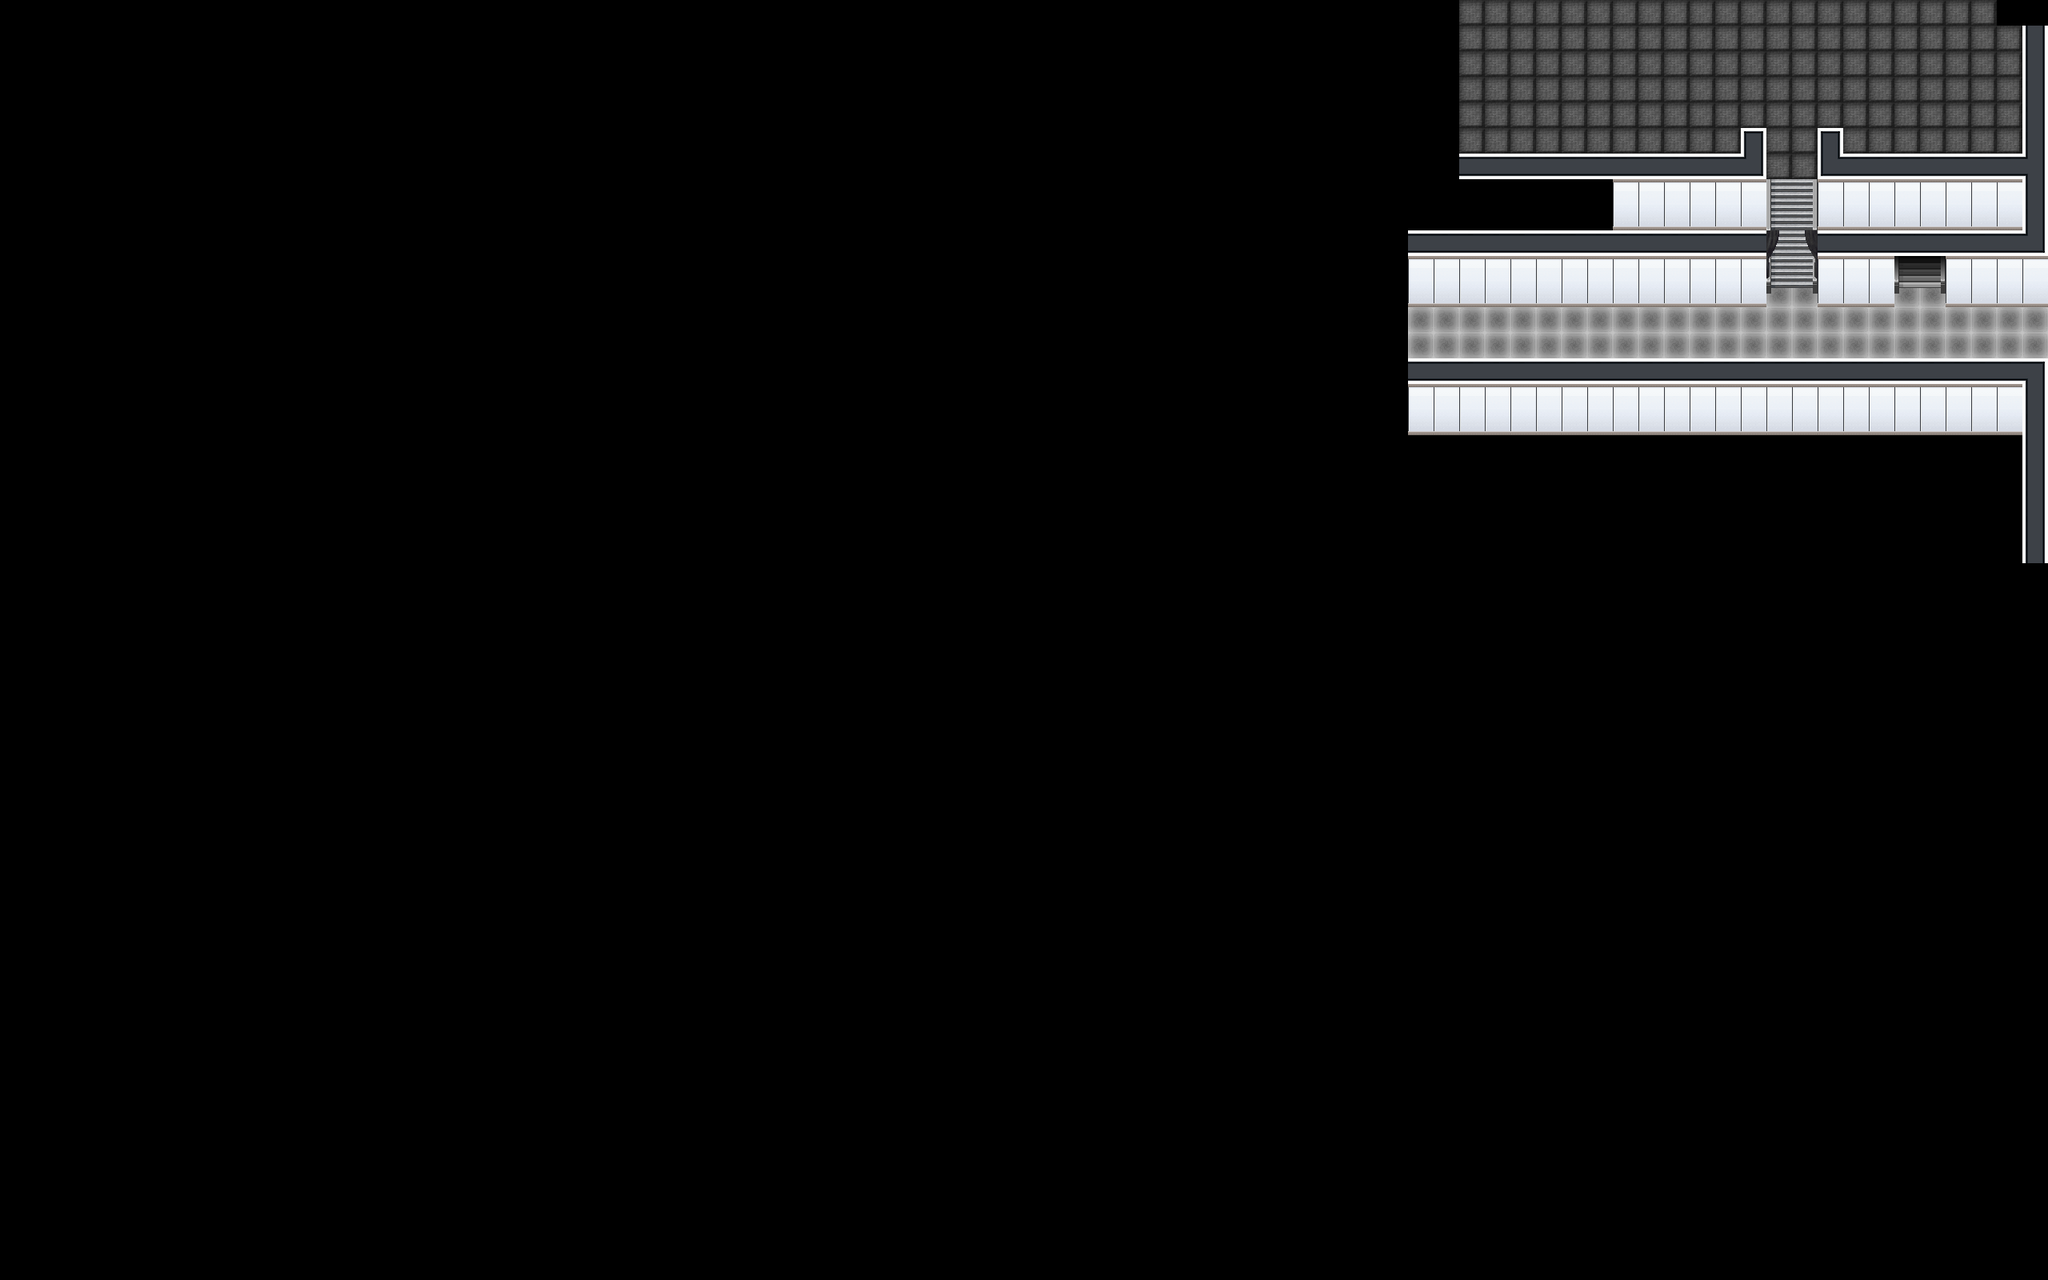

Below is a game level as drawn by its tile map, then a one-line description and the .tmx that defines it (tile-layer data replaced by summaries):
An orthogonal 80x50 tile map with 32x32 px tiles, 3 tile layers (bottom, bottom2, top), 7 tilesets.

<map version="1.5" tiledversion="1.6.0" orientation="orthogonal" renderorder="right-down" width="80" height="50" tilewidth="32" tileheight="32" infinite="0" nextlayerid="5" nextobjectid="1">
 <tileset firstgid="1" name="floortileset" tilewidth="32" tileheight="32" tilecount="64" columns="8">
  <image source="../Tilesets/floortileset.png" width="256" height="256" />
 </tileset>
 <tileset firstgid="65" name="HighBar" tilewidth="32" tileheight="32" tilecount="15" columns="5">
  <image source="../Tilesets/HighBar.png" width="172" height="96" />
 </tileset>
 <tileset firstgid="80" name="parquet" tilewidth="32" tileheight="32" tilecount="16" columns="4">
  <image source="../Tilesets/parquet.png" width="128" height="128" />
 </tileset>
 <tileset firstgid="96" name="tilesets_deviant_milkian_1" tilewidth="32" tileheight="32" tilecount="256" columns="16">
  <image source="../Tilesets/tilesets_deviant_milkian_1.png" width="512" height="512" />
 </tileset>
 <tileset firstgid="352" name="walls" tilewidth="32" tileheight="32" tilecount="240" columns="16">
  <image source="../Tilesets/walls.png" width="512" height="480" />
 </tileset>
 <tileset firstgid="592" name="walls2" tilewidth="32" tileheight="32" tilecount="256" columns="16">
  <image source="../Tilesets/walls2.png" width="512" height="512" />
  <tile id="96">
   <properties>
    <property name="collides" type="bool" value="true" />
   </properties>
  </tile>
  <tile id="98">
   <properties>
    <property name="collides" type="bool" value="true" />
   </properties>
  </tile>
  <tile id="102">
   <properties>
    <property name="collides" type="bool" value="true" />
   </properties>
  </tile>
  <tile id="103">
   <properties>
    <property name="collides" type="bool" value="true" />
   </properties>
  </tile>
  <tile id="112">
   <properties>
    <property name="collides" type="bool" value="true" />
   </properties>
  </tile>
  <tile id="114">
   <properties>
    <property name="collides" type="bool" value="true" />
   </properties>
  </tile>
  <tile id="118">
   <properties>
    <property name="collides" type="bool" value="true" />
   </properties>
  </tile>
  <tile id="119">
   <properties>
    <property name="collides" type="bool" value="true" />
   </properties>
  </tile>
  <tile id="128">
   <properties>
    <property name="collides" type="bool" value="true" />
   </properties>
  </tile>
  <tile id="129">
   <properties>
    <property name="collides" type="bool" value="true" />
   </properties>
  </tile>
  <tile id="130">
   <properties>
    <property name="collides" type="bool" value="true" />
   </properties>
  </tile>
  <tile id="134">
   <properties>
    <property name="collides" type="bool" value="true" />
   </properties>
  </tile>
  <tile id="135">
   <properties>
    <property name="collides" type="bool" value="true" />
   </properties>
  </tile>
  <tile id="144">
   <properties>
    <property name="collides" type="bool" value="true" />
   </properties>
  </tile>
  <tile id="145">
   <properties>
    <property name="collides" type="bool" value="true" />
   </properties>
  </tile>
  <tile id="146">
   <properties>
    <property name="collides" type="bool" value="true" />
   </properties>
  </tile>
  <tile id="147">
   <properties>
    <property name="collides" type="bool" value="true" />
   </properties>
  </tile>
  <tile id="148">
   <properties>
    <property name="collides" type="bool" value="true" />
   </properties>
  </tile>
  <tile id="149">
   <properties>
    <property name="collides" type="bool" value="true" />
   </properties>
  </tile>
  <tile id="160">
   <properties>
    <property name="collides" type="bool" value="true" />
   </properties>
  </tile>
  <tile id="161">
   <properties>
    <property name="collides" type="bool" value="true" />
   </properties>
  </tile>
  <tile id="162">
   <properties>
    <property name="collides" type="bool" value="true" />
   </properties>
  </tile>
  <tile id="163">
   <properties>
    <property name="collides" type="bool" value="true" />
   </properties>
  </tile>
  <tile id="164">
   <properties>
    <property name="collides" type="bool" value="true" />
   </properties>
  </tile>
  <tile id="165">
   <properties>
    <property name="collides" type="bool" value="true" />
   </properties>
  </tile>
  <tile id="176">
   <properties>
    <property name="collides" type="bool" value="true" />
   </properties>
  </tile>
  <tile id="177">
   <properties>
    <property name="collides" type="bool" value="true" />
   </properties>
  </tile>
  <tile id="178">
   <properties>
    <property name="collides" type="bool" value="true" />
   </properties>
  </tile>
  <tile id="179">
   <properties>
    <property name="collides" type="bool" value="true" />
   </properties>
  </tile>
  <tile id="180">
   <properties>
    <property name="collides" type="bool" value="false" />
   </properties>
  </tile>
  <tile id="181">
   <properties>
    <property name="collides" type="bool" value="false" />
   </properties>
  </tile>
  <tile id="192">
   <properties>
    <property name="collides" type="bool" value="true" />
   </properties>
  </tile>
  <tile id="193">
   <properties>
    <property name="collides" type="bool" value="true" />
   </properties>
  </tile>
  <tile id="194">
   <properties>
    <property name="collides" type="bool" value="true" />
   </properties>
  </tile>
  <tile id="195">
   <properties>
    <property name="collides" type="bool" value="true" />
   </properties>
  </tile>
  <tile id="196">
   <properties>
    <property name="collides" type="bool" value="true" />
   </properties>
  </tile>
  <tile id="197">
   <properties>
    <property name="collides" type="bool" value="true" />
   </properties>
  </tile>
  <tile id="198">
   <properties>
    <property name="collides" type="bool" value="true" />
   </properties>
  </tile>
  <tile id="199">
   <properties>
    <property name="collides" type="bool" value="true" />
   </properties>
  </tile>
  <tile id="200">
   <properties>
    <property name="collides" type="bool" value="true" />
   </properties>
  </tile>
  <tile id="201">
   <properties>
    <property name="collides" type="bool" value="true" />
   </properties>
  </tile>
  <tile id="208">
   <properties>
    <property name="collides" type="bool" value="true" />
   </properties>
  </tile>
  <tile id="209">
   <properties>
    <property name="collides" type="bool" value="true" />
   </properties>
  </tile>
  <tile id="210">
   <properties>
    <property name="collides" type="bool" value="true" />
   </properties>
  </tile>
  <tile id="211">
   <properties>
    <property name="collides" type="bool" value="true" />
   </properties>
  </tile>
  <tile id="212">
   <properties>
    <property name="collides" type="bool" value="true" />
   </properties>
  </tile>
  <tile id="213">
   <properties>
    <property name="collides" type="bool" value="true" />
   </properties>
  </tile>
  <tile id="214">
   <properties>
    <property name="collides" type="bool" value="true" />
   </properties>
  </tile>
  <tile id="215">
   <properties>
    <property name="collides" type="bool" value="true" />
   </properties>
  </tile>
  <tile id="216">
   <properties>
    <property name="collides" type="bool" value="true" />
   </properties>
  </tile>
  <tile id="217">
   <properties>
    <property name="collides" type="bool" value="true" />
   </properties>
  </tile>
  <tile id="219">
   <properties>
    <property name="collides" type="bool" value="true" />
   </properties>
  </tile>
  <tile id="224">
   <properties>
    <property name="collides" type="bool" value="true" />
   </properties>
  </tile>
  <tile id="225">
   <properties>
    <property name="collides" type="bool" value="true" />
   </properties>
  </tile>
  <tile id="226">
   <properties>
    <property name="collides" type="bool" value="true" />
   </properties>
  </tile>
  <tile id="227">
   <properties>
    <property name="collides" type="bool" value="true" />
   </properties>
  </tile>
  <tile id="228">
   <properties>
    <property name="collides" type="bool" value="true" />
   </properties>
  </tile>
  <tile id="229">
   <properties>
    <property name="collides" type="bool" value="true" />
   </properties>
  </tile>
  <tile id="230">
   <properties>
    <property name="collides" type="bool" value="true" />
   </properties>
  </tile>
  <tile id="231">
   <properties>
    <property name="collides" type="bool" value="true" />
   </properties>
  </tile>
  <tile id="232">
   <properties>
    <property name="collides" type="bool" value="true" />
   </properties>
  </tile>
  <tile id="233">
   <properties>
    <property name="collides" type="bool" value="true" />
   </properties>
  </tile>
  <tile id="234">
   <properties>
    <property name="collides" type="bool" value="true" />
   </properties>
  </tile>
  <tile id="235">
   <properties>
    <property name="collides" type="bool" value="true" />
   </properties>
  </tile>
  <tile id="240">
   <properties>
    <property name="collides" type="bool" value="true" />
   </properties>
  </tile>
  <tile id="241">
   <properties>
    <property name="collides" type="bool" value="false" />
   </properties>
  </tile>
  <tile id="242">
   <properties>
    <property name="collides" type="bool" value="true" />
   </properties>
  </tile>
  <tile id="243">
   <properties>
    <property name="collides" type="bool" value="true" />
   </properties>
  </tile>
  <tile id="244">
   <properties>
    <property name="collides" type="bool" value="true" />
   </properties>
  </tile>
  <tile id="245">
   <properties>
    <property name="collides" type="bool" value="true" />
   </properties>
  </tile>
  <tile id="246">
   <properties>
    <property name="collides" type="bool" value="true" />
   </properties>
  </tile>
  <tile id="247">
   <properties>
    <property name="collides" type="bool" value="true" />
   </properties>
  </tile>
  <tile id="248">
   <properties>
    <property name="collides" type="bool" value="true" />
   </properties>
  </tile>
  <tile id="249">
   <properties>
    <property name="collides" type="bool" value="true" />
   </properties>
  </tile>
  <tile id="250">
   <properties>
    <property name="collides" type="bool" value="true" />
   </properties>
  </tile>
  <tile id="251">
   <properties>
    <property name="collides" type="bool" value="true" />
   </properties>
  </tile>
 </tileset>
 <tileset firstgid="848" name="desks" tilewidth="32" tileheight="32" tilecount="110" columns="10">
  <image source="../Tilesets/desks.png" width="320" height="352" />
 </tileset>
 <layer id="1" name="bottom" width="80" height="50">
  <data>[4000 cells, 369 non-empty, 14 distinct tile ids]</data>
 </layer>
 <layer id="3" name="bottom2" width="80" height="50">
  <data>[4000 cells, 42 non-empty, 15 distinct tile ids]</data>
 </layer>
 <objectgroup id="2" name="floorLayer" />
 <layer id="4" name="top" width="80" height="50">
  <data>[4000 cells, 6 non-empty, 5 distinct tile ids]</data>
 </layer>
</map>
